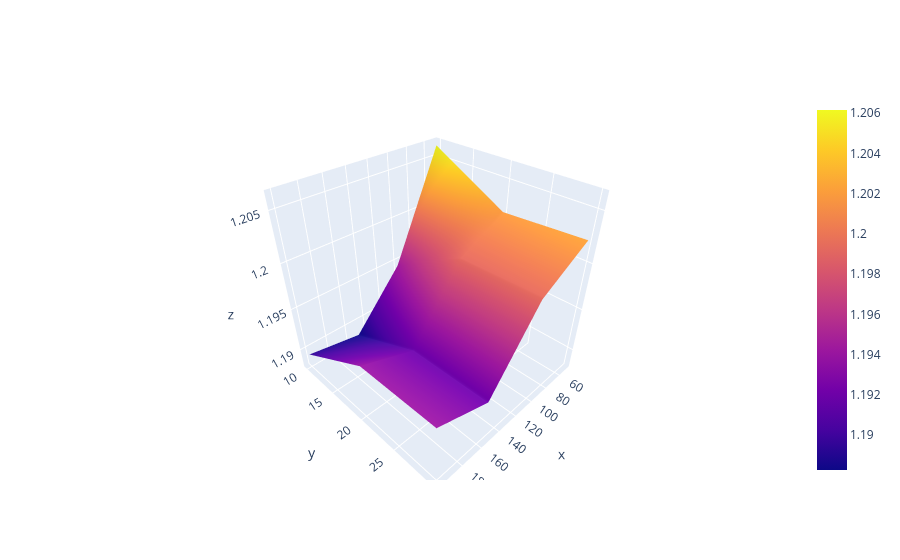

Write notebook code for a chart like this one.
### Markdown cell above
Surface 3D interactive (cf. S6_P2, étape 30 : chercher la vallée = la meilleure combinaison).

### Code cell
go.Figure(data=[go.Surface(x=surface.columns.astype(int),
                           y=surface.index.astype(int),
                           z=surface.values)]).show()

### Figure 1 — Plotly figure (JSON) as saved in the notebook; plotly's stock layout.template omitted (floating-point values rounded to 4 significant figures)
{"data": [{"type": "surface", "x": [50, 100, 150, 200], "y": [10, 20, 30], "z": [[1.206, 1.194, 1.188, 1.189], [1.202, 1.199, 1.192, 1.194], [1.202, 1.199, 1.192, 1.194]]}], "layout": {}}
